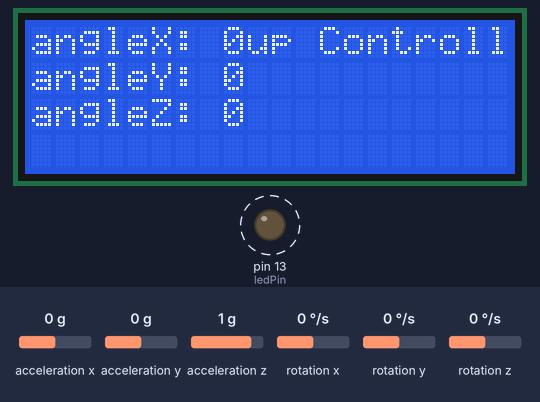
Simulated run of this sketch. Board: Arduino Uno, built with avr-gcc and run on an emulated ATmega328P. Parts: 20×4 character LCD, output pins drawn as LEDs (lit = HIGH). Dashed ring = blinking. The test bench sets the inputs (shaded band); at power-on: acceleration y 0 g, rotation z 0 °/s, acceleration x 0 g, acceleration z 1 g, rotation x 0 °/s, rotation y 0 °/s. The modem accepts every AT command (registered, SIM ready, sends succeed) and sends nothing else.

Above: at 4.2 s.
4.3 s: acceleration y set to -1.4 g
At 5.7 s:
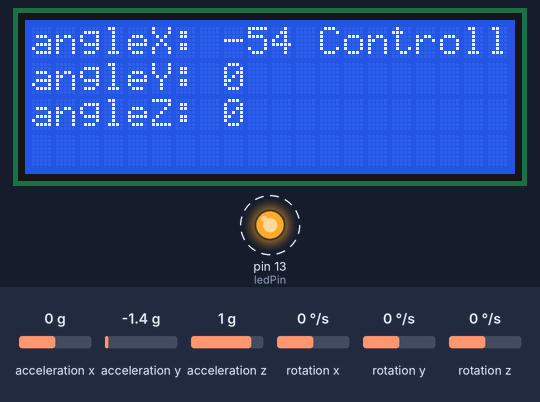
7.3 s: rotation z set to -192 °/s
At 8.36 s:
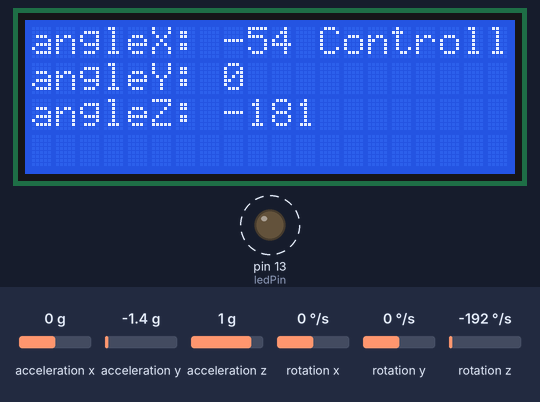
8.8 s: acceleration x set to -1.4 g
10.4 s: acceleration x set to 0 g
At 11.5 s:
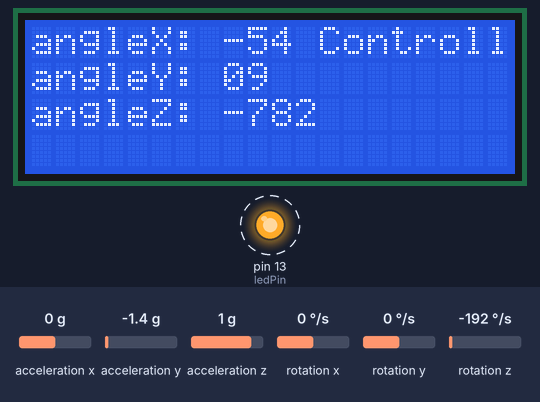
12.0 s: acceleration y set to 0 g
At 13.09 s:
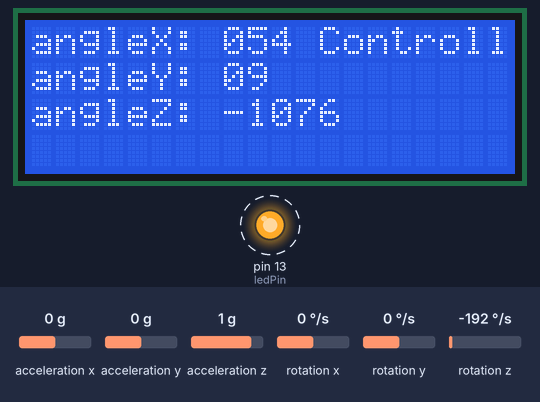
13.8 s: rotation z set to 7 °/s
At 14.03 s:
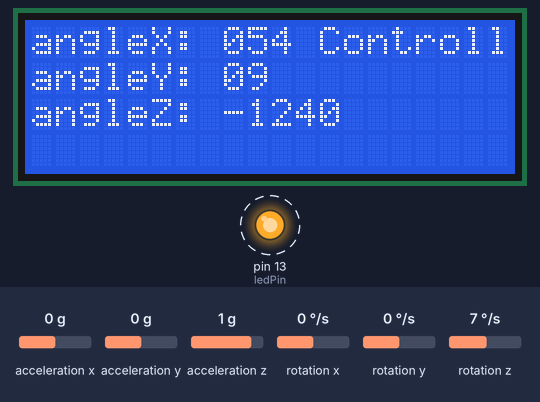
Timing chart, 0 to 16.3 s (numbered marks = the images above; inputs shaded):
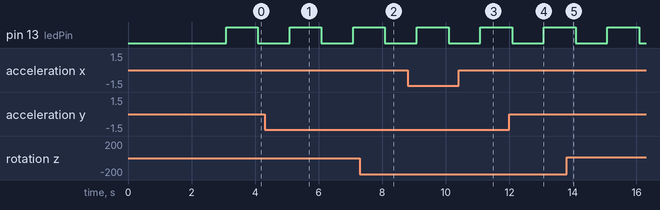

Measured:
- after the input at 4.3 s, the display: changes after 0.05 s (image 1)
- after the input at 7.3 s, the display: first changes after 0.10 s (image 2 shows a later state)

The sketch:

Controller_v002.ino
```cpp
#include <SoftwareSerial.h>
#include <LiquidCrystal_I2C.h>
#include <MPU6050_tockn.h>
#include "EasyTransfer.h"
#include <Wire.h>

#define RX 10
#define TX 11
#define ledPin 13

LiquidCrystal_I2C lcd(0x27,20,4);
SoftwareSerial BTserial(RX, TX);
EasyTransfer ETin;
EasyTransfer ETout;
MPU6050 mpu(Wire);

ISR (TIMER1_OVF_vect) {
    digitalWrite(ledPin, digitalRead(ledPin) ^ 1);
    TCNT1 = 3036;
}

struct RECEIVE_DATA_STRUCTURE{
  //put your variable definitions here for the data you want to receive
  //THIS MUST BE EXACTLY THE SAME ON THE OTHER ARDUINO
  int8_t mode;
  int16_t count;
};

struct SEND_DATA_STRUCTURE{
  //put your variable definitions here for the data you want to receive
  //THIS MUST BE EXACTLY THE SAME ON THE OTHER ARDUINO
  int8_t mode;
  int16_t x;
  int16_t y;
  int16_t z;
};

RECEIVE_DATA_STRUCTURE rxData;
SEND_DATA_STRUCTURE txData;

void setup() {

  pinMode(ledPin, OUTPUT);

  lcd.init();
  lcd.backlight();
  lcd.setCursor(0,0);
  lcd.print("Starting up Controller!");

  Serial.begin(115200);
  BTserial.begin(34800);
  ETin.begin(details(rxData), &BTserial);
  ETout.begin(details(txData), &BTserial);

  Wire.begin();
  mpu.begin();
  mpu.calcGyroOffsets(true);

  TCCR1A = 0;
  TCCR1B = 0;

  TCNT1 = 3036;

  TCCR1B |= (1 << CS12);
  TIMSK1 |= (1 << TOIE1);
}

void loop() {

  mpu.update();
  txData.x = mpu.getAngleX();
  txData.y = mpu.getAngleY();
  txData.z = mpu.getAngleZ();
  ETout.sendData();

  if(ETin.receiveData()){
    lcd.setCursor(0,3);
    lcd.print(rxData.count);
    lcd.setCursor(8,3);
    lcd.print(rxData.mode);
  }

  lcd.setCursor(0,0);
  lcd.print("angleX: ");
  lcd.setCursor(8,0);
  lcd.print(txData.x);
  lcd.setCursor(0,1);
  lcd.print("angleY: ");
  lcd.setCursor(8,1);
  lcd.print(txData.y);
  lcd.setCursor(0,2);
  lcd.print("angleZ: ");
  lcd.setCursor(8,2);
  lcd.print(txData.z);
}
```

EasyTransfer.cpp
```cpp
#include "EasyTransfer.h"


//Captures address and size of struct
void EasyTransfer::begin(uint8_t * ptr, uint8_t length, Stream *theStream){
	address = ptr;
	size = length;
	_stream = theStream;

	//dynamic creation of rx parsing buffer in RAM
	rx_buffer = (uint8_t*) malloc(size+1);
}

//Sends out struct in binary, with header, length info and checksum
void EasyTransfer::sendData(){
  uint8_t CS = size;
  _stream->write(0x06);
  _stream->write(0x85);
  _stream->write(size);
  for(int i = 0; i<size; i++){
    CS^=*(address+i);
    _stream->write(*(address+i));
  }
  _stream->write(CS);

}

boolean EasyTransfer::receiveData(){

  //start off by looking for the header bytes. If they were already found in a previous call, skip it.
  if(rx_len == 0){
  //this size check may be redundant due to the size check below, but for now I'll leave it the way it is.
    if(_stream->available() >= 3){
	//this will block until a 0x06 is found or buffer size becomes less then 3.
      while(_stream->read() != 0x06) {
		//This will trash any preamble junk in the serial buffer
		//but we need to make sure there is enough in the buffer to process while we trash the rest
		//if the buffer becomes too empty, we will escape and try again on the next call
		if(_stream->available() < 3)
			return false;
		}
      if (_stream->read() == 0x85){
        rx_len = _stream->read();
		//make sure the binary structs on both Arduinos are the same size.
        if(rx_len != size){
          rx_len = 0;
          return false;
        }
      }
    }
  }

  //we get here if we already found the header bytes, the struct size matched what we know, and now we are byte aligned.
  if(rx_len != 0){
    while(_stream->available() && rx_array_inx <= rx_len){
      rx_buffer[rx_array_inx++] = _stream->read();
    }

    if(rx_len == (rx_array_inx-1)){
      //seem to have got whole message
      //last uint8_t is CS
      calc_CS = rx_len;
      for (int i = 0; i<rx_len; i++){
        calc_CS^=rx_buffer[i];
      }

      if(calc_CS == rx_buffer[rx_array_inx-1]){//CS good
        memcpy(address,rx_buffer,size);
		rx_len = 0;
		rx_array_inx = 0;
		return true;
		}

	  else{
	  //failed checksum, need to clear this out anyway
		rx_len = 0;
		rx_array_inx = 0;
		return false;
	  }

    }
  }

  return false;
}
```

EasyTransfer.h
```cpp
// (licence header left out)
#ifndef EasyTransfer_h
#define EasyTransfer_h


//make it a little prettier on the front end.
#define details(name) (byte*)&name,sizeof(name)

//Not neccessary, but just in case.
#if ARDUINO > 22
#include "Arduino.h"
#else
#include "WProgram.h"
#endif
#include "Stream.h"
//#include <NewSoftSerial.h>
//#include <math.h>
//#include <stdio.h>
//#include <stdint.h>
//#include <avr/io.h>

class EasyTransfer {
public:
void begin(uint8_t *, uint8_t, Stream *theStream);
//void begin(uint8_t *, uint8_t, NewSoftSerial *theSerial);
void sendData();
boolean receiveData();
private:
Stream *_stream;
//NewSoftSerial *_serial;
uint8_t * address;  //address of struct
uint8_t size;       //size of struct
uint8_t * rx_buffer; //address for temporary storage and parsing buffer
uint8_t rx_array_inx;  //index for RX parsing buffer
uint8_t rx_len;		//RX packet length according to the packet
uint8_t calc_CS;	   //calculated Chacksum
};


#endif
```
